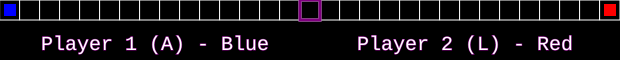
Frame 1 (no input)
Frame 60 (no input): identical to frame 1, image omitted
Frame 120 (the mouse pressed at the canvas centre since frame 60): identical to frame 1, image omitted

The p5.js sketch that drew this single still picture (run headless with seeded random() and noise() and a simulated clock; from frame 60 on, the mouse is pressed at the canvas centre):

// p5.js sketch
// ── sketch.js
// sketch.js
// Main p5.js sketch that sets up the canvas, updates the game logic,
// renders the display, and handles player input.

let displaySize = 31;  // Using 31 tiles (with center at index 15)
let pixelSize = 20;
let controller;
let display;

function setup() {
  // Create a canvas wide enough for all tiles and extra space for UI text.
  createCanvas(displaySize * pixelSize, pixelSize + 40);
  controller = new Controller();
  display = new Display(displaySize, pixelSize);
  
  // Set text properties: white text, monospaced font, centered.
  textSize(20);
  textFont('monospace');
  textAlign(CENTER);
}

function draw() {
  background(0);  // Black background.
  
  // Update game logic.
  controller.update();
  
  // Draw the tug-of-war field.
  display.show(
    controller.midpoint, 
    controller.maxPosition,
    controller.gameState,
    controller.winner
  );
  
  // Draw UI text in white below the playing area.
  fill(255);
  text("Player 1 (A) - Blue", width / 4, height - 10);
  text("Player 2 (L) - Red", (3 * width) / 4, height - 10);
  
  // When in SCORE state, display the win message.
  if (controller.gameState === "SCORE") {
    fill(255);
    textSize(32);
    let winText = (red(controller.winner) === 0 && blue(controller.winner) === 255) ?
      "BLUE WINS!" : "RED WINS!";
    text(winText, width / 2, pixelSize + 30);
    textSize(20);
  }
}

// Handle key presses:
// - 'A' or 'a' moves the marker left (Player 1).
// - 'L' or 'l' moves the marker right (Player 2).
// - 'R' or 'r' resets the game.
function keyPressed() {
  if (key === 'A' || key === 'a') controller.moveLeft();
  if (key === 'L' || key === 'l') controller.moveRight();
  if (key === 'R' || key === 'r') controller.reset();
}

// ── animation.js
// animation.js
// (No longer used in this version of the game.)
class Animation {
    constructor(winnerColor) {
      this.winnerColor = winnerColor;
      this.flashFrames = 30;
      this.currentFrame = 0;
    }
  
    update() {
      if (this.currentFrame < this.flashFrames) {
        this.currentFrame++;
      }
    }
  
    getColor() {
      const alpha = map(sin(this.currentFrame * 0.2), -1, 1, 50, 255);
      return color(
        red(this.winnerColor),
        green(this.winnerColor),
        blue(this.winnerColor),
        alpha
      );
    }
  
    isDone() {
      return this.currentFrame >= this.flashFrames;
    }
  }
  
// ── controller.js
// controller.js
// Manages the game logic and state for the tug-of-war game.
class Controller {
    constructor() {
      // The game starts in the PLAY state.
      this.gameState = "PLAY";
      // The tug-of-war marker starts in the center (15 out of 0–30).
      this.midpoint = 15;
      // The maximum marker value (0 to 30 gives 31 positions/tiles).
      this.maxPosition = 30;
      // Holds the winning color once a win condition is met.
      this.winner = null;
      // Delay counter (in frames) for showing the win before reset.
      this.winDelay = 0;
    }
  
    update() {
      if (this.gameState === "PLAY") {
        // Constrain the marker to the allowed range.
        this.midpoint = constrain(this.midpoint, 0, this.maxPosition);
  
        // Check win conditions.
        if (this.midpoint <= 0) {
          this.winner = color(0, 0, 255); // Blue wins (Player 1).
          this.gameState = "SCORE";
          this.winDelay = 60; // Delay for 60 frames (about 1 second).
        } else if (this.midpoint >= this.maxPosition) {
          this.winner = color(255, 0, 0); // Red wins (Player 2).
          this.gameState = "SCORE";
          this.winDelay = 60;
        }
      } else if (this.gameState === "SCORE") {
        // In the SCORE state, count down until a reset.
        this.winDelay--;
        if (this.winDelay <= 0) {
          this.reset();
        }
      }
    }
  
    // Move the marker left (for Player 1) when in PLAY state.
    moveLeft() {
      if (this.gameState === "PLAY") this.midpoint--;
    }
  
    // Move the marker right (for Player 2) when in PLAY state.
    moveRight() {
      if (this.gameState === "PLAY") this.midpoint++;
    }
  
    // Reset the game back to the initial state.
    reset() {
      this.midpoint = parseInt(this.maxPosition / 2);
      this.winner = null;
      this.gameState = "PLAY";
    }
  }
  
// ── display.js
// display.js
// Responsible for rendering the game: the row of square tiles, the center highlight,
// the player markers, and the moving tug-of-war marker.
class Display {
  constructor(size, pixelSize) {
    // Total number of tiles (we use 31 for a center tile at index 15).
    this.size = size;
    // Width (and height) of each square tile.
    this.pixelSize = pixelSize;
    // Calculate the center tile index.
    this.centerIndex = floor(size / 2);
  }

  // Draws the entire display.
  // currentMidpoint: the current marker position (0 to maxPosition).
  // maxPosition: the maximum marker value (30).
  // gameState: "PLAY" or "SCORE".
  // winner: the winning color (if any).
  show(currentMidpoint, maxPosition, gameState, winner) {
    if (gameState === "SCORE") {
      // In SCORE state, fill every tile with the winner's color.
      noStroke();
      for (let i = 0; i < this.size; i++) {
        fill(winner);
        rect(i * this.pixelSize, 0, this.pixelSize, this.pixelSize);
      }
    } else {
      // --- PLAY state: Draw the grid of tiles ---
      
      // Draw each tile with a black fill and a white border.
      for (let i = 0; i < this.size; i++) {
        fill(0);       // Black fill.
        stroke(255);   // White border.
        rect(i * this.pixelSize, 0, this.pixelSize, this.pixelSize);
      }

      // Highlight the center tile with a thicker white border.
      stroke(255);
      strokeWeight(3);
      noFill();
      rect(this.centerIndex * this.pixelSize, 0, this.pixelSize, this.pixelSize);
      strokeWeight(1);

      // --- Draw the player markers ---
      // A smaller square inside the leftmost tile for Player 1 (blue).
      let padding = this.pixelSize * 0.2;
      fill(0, 0, 255);
      noStroke();
      rect(0 + padding, 0 + padding, this.pixelSize - 2 * padding, this.pixelSize - 2 * padding);

      // A similar square inside the rightmost tile for Player 2 (red).
      fill(255, 0, 0);
      rect((this.size - 1) * this.pixelSize + padding, 0 + padding, this.pixelSize - 2 * padding, this.pixelSize - 2 * padding);

      // --- Draw the moving tug-of-war marker ---
      // Compute marker color as a mix between blue and red depending on its position.
      // When the marker is in the center, the color is an even mix (purple);
      // moving left makes it bluer, moving right makes it redder.
      let amt = currentMidpoint / maxPosition;  // 0 (left) to 1 (right).
      let markerColor = lerpColor(color(0, 0, 255), color(255, 0, 0), amt);
      
      // Draw the marker as a rectangle with the computed stroke color.
      stroke(markerColor);
      strokeWeight(3);
      noFill();
      rect(currentMidpoint * this.pixelSize, 0, this.pixelSize, this.pixelSize);
      strokeWeight(1);
    }
  }
}
